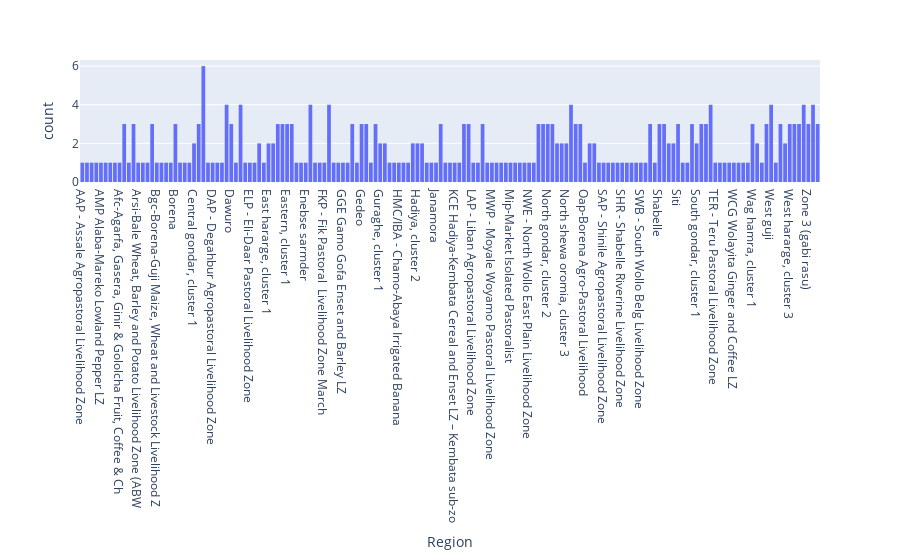

The notebook cell saved with this chart:
### Code cell
# plot how many times each region was measured in eth_df
eth_hist = px.histogram(eth_df["title"], x=eth_df["title"])
eth_hist.update_xaxes(title_text="Region")
eth_hist.show()

### Figure 1 — Plotly figure (JSON) as saved in the notebook; plotly's stock layout.template omitted (floating-point values rounded to 4 significant figures; data arrays with more than 128 entries replaced by an {"elided": "..."} marker saying what was removed)
{"data": [{"alignmentgroup": "True", "bingroup": "x", "hovertemplate": "x=%{x}<br>count=%{y}<extra></extra>", "legendgroup": "", "marker": {"color": "#636efa", "pattern": {"shape": ""}}, "name": "", "offsetgroup": "", "orientation": "v", "showlegend": false, "type": "histogram", "x": {"elided": "288 str values"}, "xaxis": "x", "yaxis": "y"}], "layout": {"barmode": "relative", "legend": {"tracegroupgap": 0}, "margin": {"t": 60}, "xaxis": {"anchor": "y", "domain": [0, 1], "title": {"text": "Region"}}, "yaxis": {"anchor": "x", "domain": [0, 1], "title": {"text": "count"}}}}
